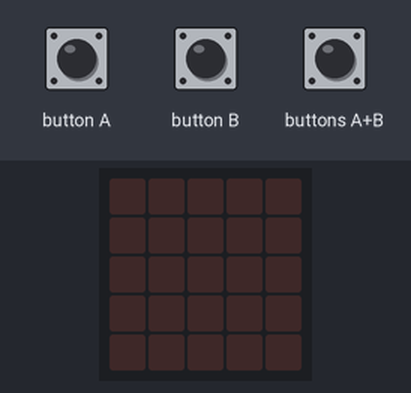
The program below on a simulated BBC micro:bit (MakeCode). On the bench: the board's 5×5 LED display. Inputs (shaded band) come from the test bench. Random numbers come from a fixed seed.

Above: at 1.2 s.
1.3 s: button A pressed for 0.15 s
At 1.7 s:
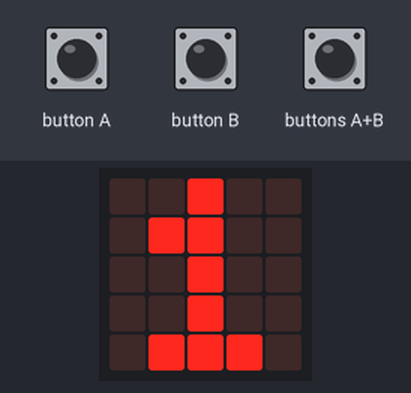
2.9 s: buttons A+B pressed for 0.15 s
At 5.7 s:
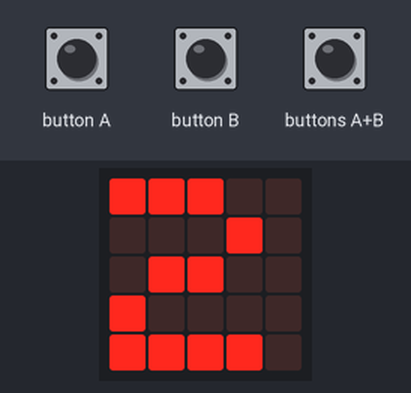
6.0 s: buttons A+B pressed for 1 s
10.0 s: button B pressed for 0.15 s
At 10.7 s:
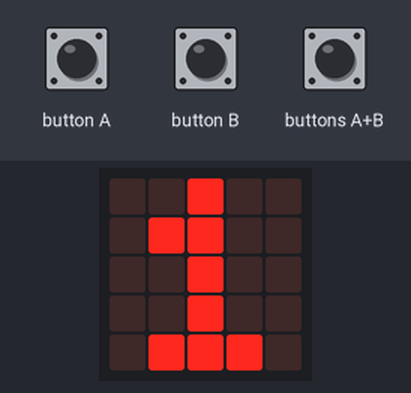
Timing chart, 0 to 13.0 s (numbered marks = the images above; inputs shaded):
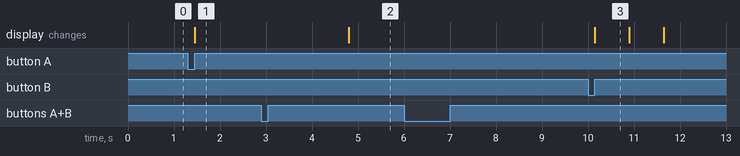

Measured:
- after the input at 1.3 s, the display: changes after 0.15 s (image 1)
- after the input at 2.9 s, the display: changes after 1.9 s (image 2)
- after the input at 6.0 s, every drawn part: stays the same
- what the display in image 3 shows lasts 0.7 s, from 10.2 s to 10.9 s

The program:

main.ts
```typescript
input.onButtonPressed(Button.A, function () {
    Jogador = Jogador + 1
    basic.showNumber(Jogador)
})
input.onButtonPressed(Button.AB, function () {
    Maquina = randint(0, 3)
    ApostaM = randint(0, 3)
    while (ApostaM == ApostaJ) {
        ApostaM += randint(0, 3)
    }
    Resultado = Jogador + Maquina
    basic.showNumber(Maquina)
    basic.pause(1000)
    basic.showNumber(ApostaM)
    basic.pause(5000)
    if (Resultado == ApostaJ) {
        basic.showString("J")
    } else {
        if (Resultado == ApostaM) {
            basic.showString("M")
        } else {
            basic.showString("N")
        }
    }
    basic.clearScreen()
    ApostaJ = 0
    Jogador = 0
    Maquina = 0
    Resultado = 0
})
input.onButtonPressed(Button.B, function () {
    ApostaJ = ApostaJ + 1
    basic.showNumber(ApostaJ)
})
let ApostaM = 0
let Resultado = 0
let Maquina = 0
let Jogador = 0
let ApostaJ = 0
ApostaJ = 0
Jogador = 0
Maquina = 0
Resultado = 0
```

test.ts
```typescript
// testes vão aqui; isto não será compilado quando este pacote for usado como uma extensão.
```
